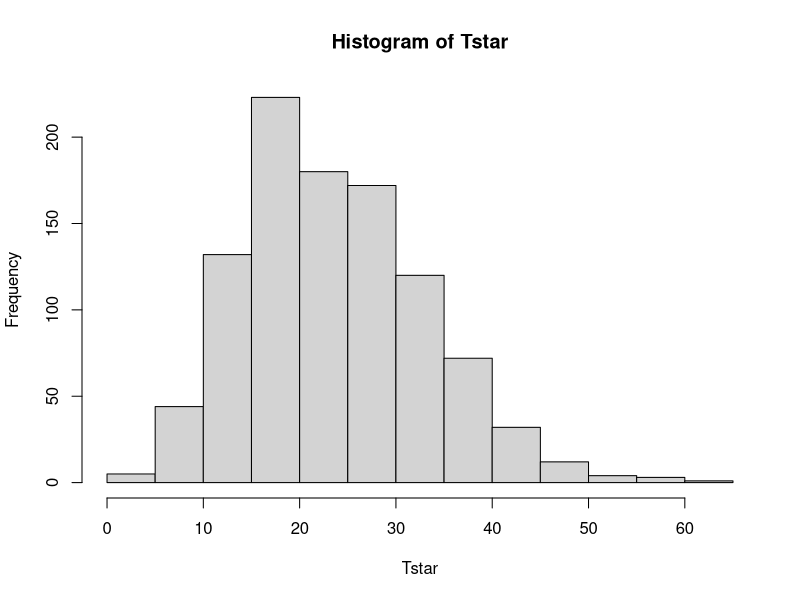

This figure's R source:
#1a
#Discuss whether a contingency table test is appropriate here. 
#It is appropriate since the data can be considered categorical and the
#condition of the chi-squared test are also met since more than 80% of the 
#expected counts are above 5.

data = read.table("nauseatable.txt", header=TRUE)
data

chisqdata =chisq.test(data)
chisqdata

#pvalue = 0.03642 which is smaller than 0.05. Therefore H0 is rejected and
#H1 is accepted which means that the row variable and column variable are 
#dependent, which in this case means that it does matter which medicine works 
#best against nausea for the patient

#Where are the main inconsistencies?
#Dont know?

#1b
no_nausea_data = data$Incidence.of.no.nausea
nausea_data = data$Incidence.of.Nausea

a = as.logical(rep(1, times = nausea_data[1]))
b = as.logical(rep(0, times = no_nausea_data[1]))
a2 = as.logical(rep(1, times = nausea_data[2]))
b2 = as.logical(rep(0, times = no_nausea_data[2]))
a3 = as.logical(rep(1, times = nausea_data[3]))
b3 = as.logical(rep(0, times = no_nausea_data[3]))
nausea = c(a,b,a2,b2,a3,b3)

c = rep('Chlorpromazine', times = nausea_data[1])
d = rep('Chlorpromazine', times = no_nausea_data[1])
e = rep('Pentobarbital(100mg)', times = nausea_data[2])
f = rep('Pentobarbital(100mg)', times = no_nausea_data[2])
h = rep('Pentobarbital(150mg)', times = nausea_data[3])
i = rep('Pentobarbital(150mg)', times = no_nausea_data[3])
medicine = c(c,d,e,f,h,i)
table(medicine)
data
      
df <- data.frame(
  medicine = medicine,
  nausea = nausea
)

B=1000
Tstar = c()
for (i in 1:B){
  Xstar = df[sample(nrow(df),1000,replace=TRUE),]
  test=chisq.test(table(Xstar))
  Tstar =  c(Tstar, test$statistic)
  
}

hist(Tstar)
chisqdata$p.value
chisqdata$statistic

pl=sum(Tstar<chisqdata$statistic)/B
pr=sum(Tstar>chisqdata$statistic)/B
pl
pr
p_value = 2*min(pl,pr)
p_value

#pvalue = 0.026 which is smaller than 0.05. Therefore H0 is rejected and
#H1 is accepted which means that the row variable and column variable are 
#dependent, which in this case means that it does matter which medicine is given
#to reduce the nausea of the patient

#1c
#Both are significant so the outcome of both test is that which medicine is given
#matters to reduce the nausea of the patient. The difference between the tests 
#is that chisquare needs atleast 5 samples for 80% of the expected counts, but
#these data has that so we could just use the chisquare
